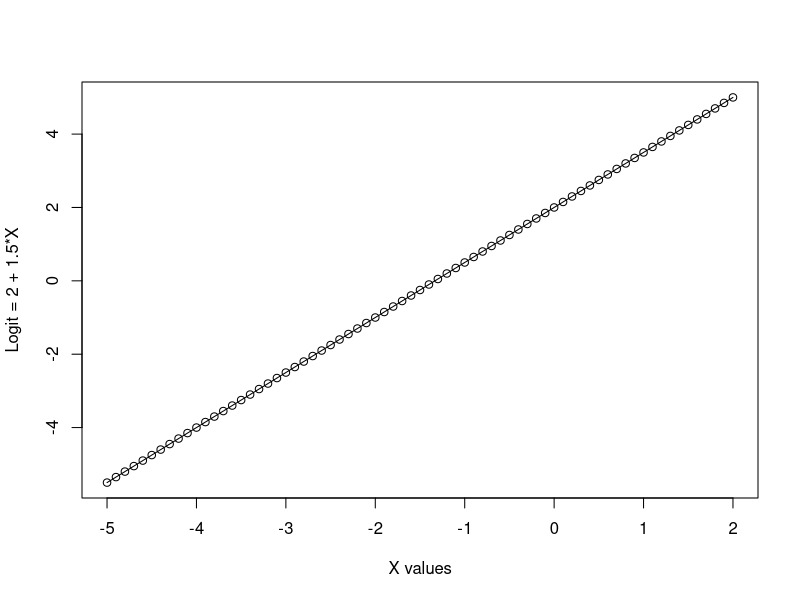
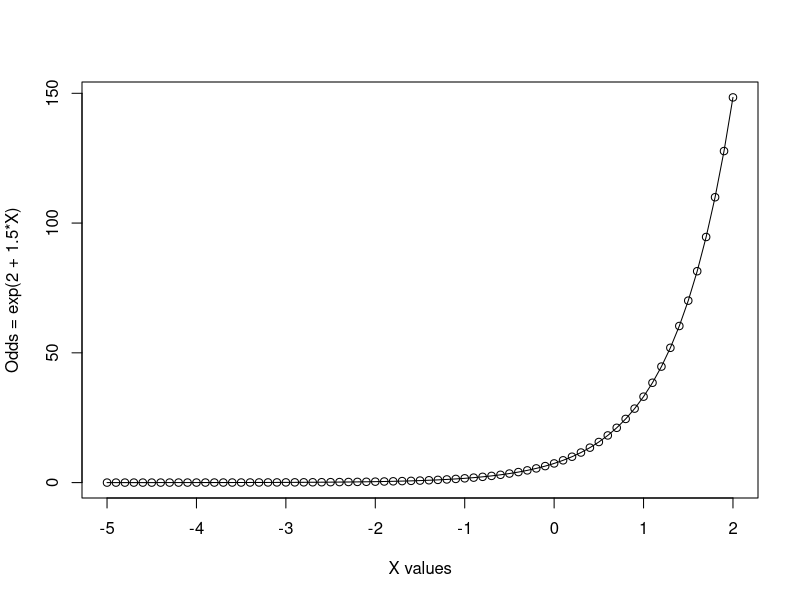
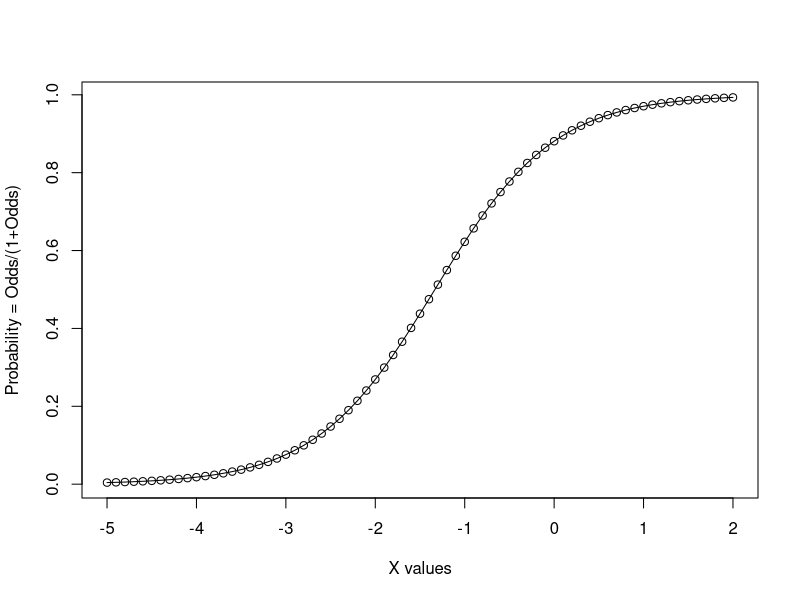
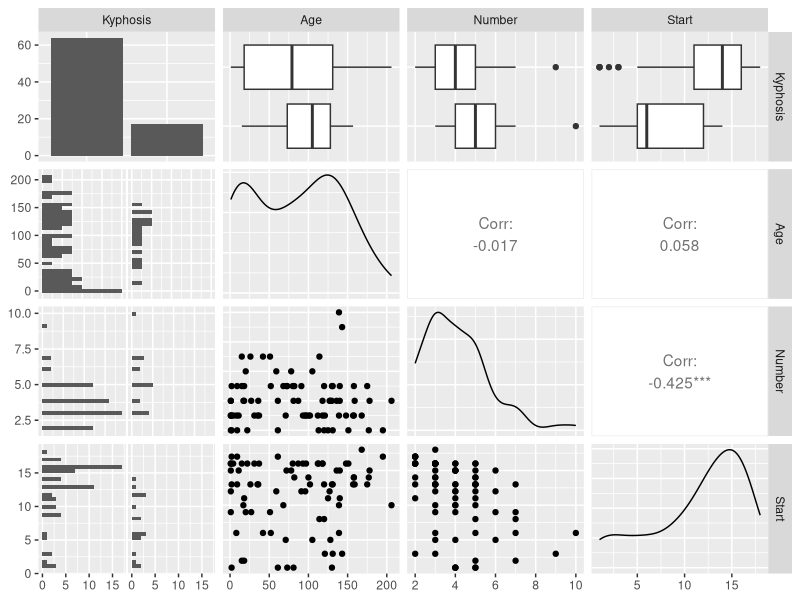
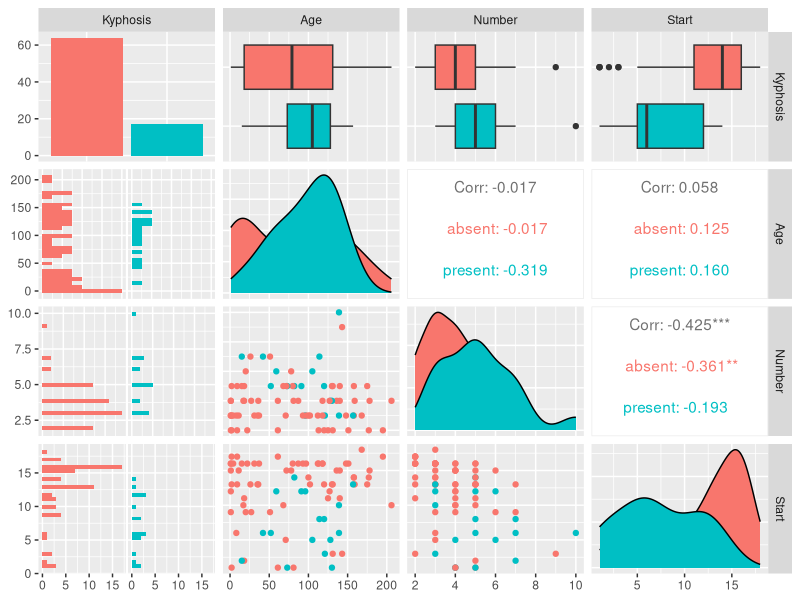
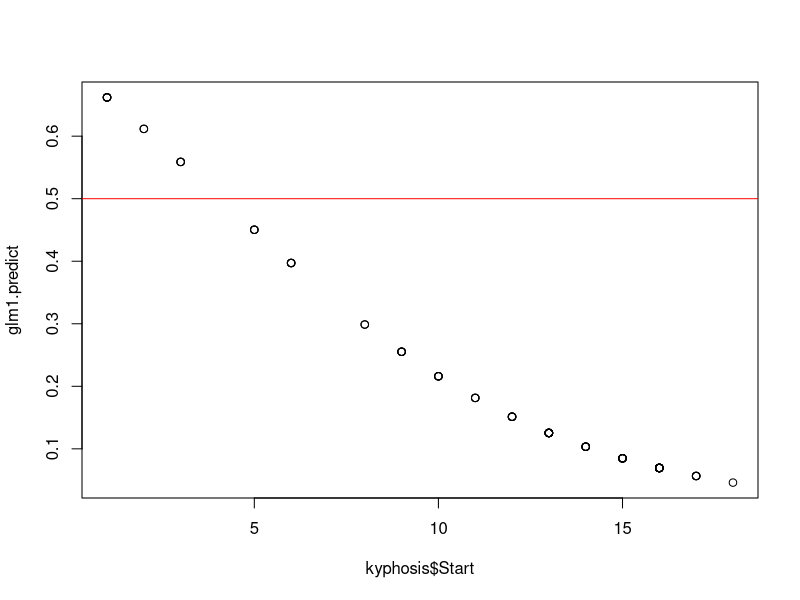
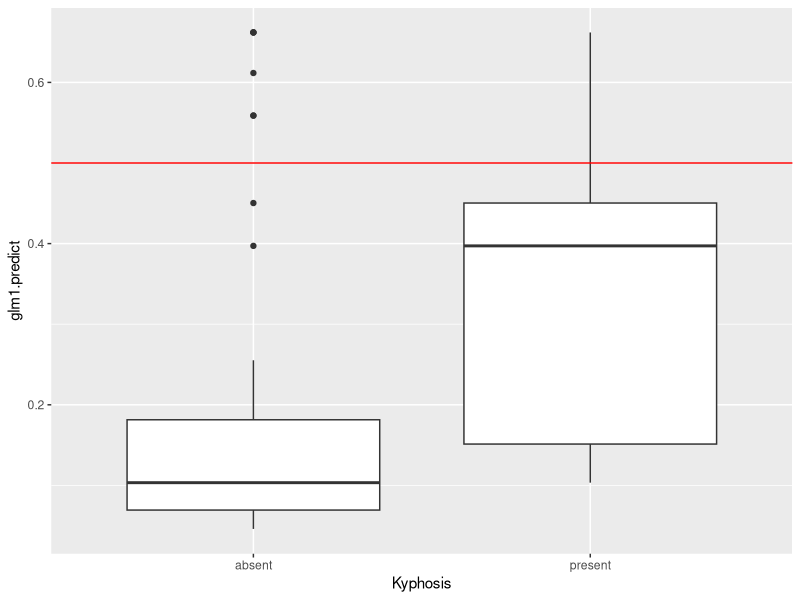
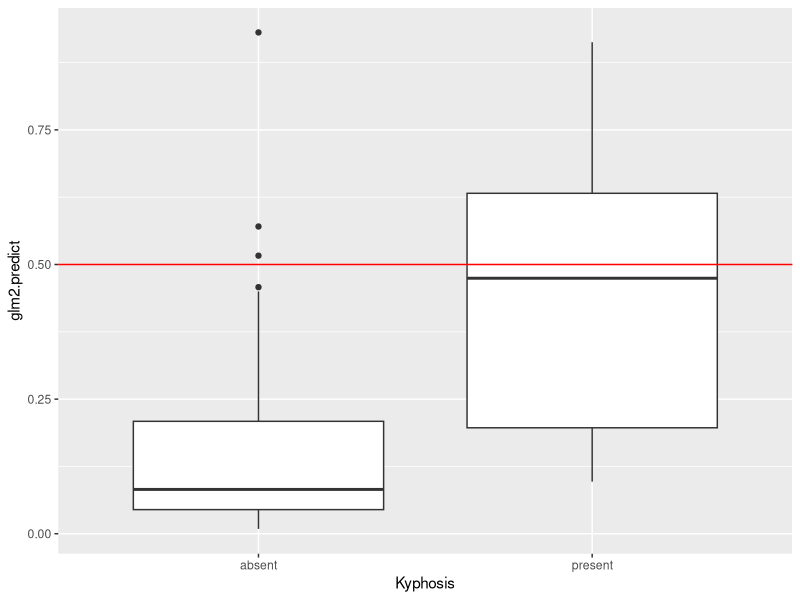

Reproduce these figures in R, in order.
## ---- chunk 1
# set echo = TRUE to see code
knitr::opts_chunk$set(echo = TRUE)

# set these to false to hide
# warnings, messages and errors
# to clean up output in report
knitr::opts_chunk$set(warning = FALSE)
knitr::opts_chunk$set(message = FALSE)
knitr::opts_chunk$set(error = FALSE)
## ---- chunk 2
x <- seq(from=-5, to=2, by=0.1)
y.logit <- 2 + 1.5*x
y.odds <- exp(y.logit)
y.prob <- y.odds/(1+y.odds)
x.df <- data.frame(x,y.logit,y.odds,y.prob)
## ---- chunk 3
knitr::kable(x.df[30:50,],
             col.names = c("X",
                           "Logit = 2+1.5x",
                           "Odds = P/1-P",
                           "Probability P"))
## ---- chunk 4
plot(x,y.logit,
     xlab = "X values",
     ylab = "Logit = 2 + 1.5*X")
lines(x,y.logit)
## ---- chunk 5
plot(x,y.odds,
     xlab = "X values",
     ylab = "Odds = exp(2 + 1.5*X)")
lines(x,y.odds)
## ---- chunk 6
plot(x,y.prob,
     xlab = "X values",
     ylab = "Probability = Odds/(1+Odds)")
lines(x,y.prob)
## ---- chunk 7
# The Kyphosis dataset from the rpart package
library(rpart)
summary(kyphosis)
## ---- chunk 8
str(kyphosis)
## ---- chunk 9
table(kyphosis$Kyphosis)
## ---- chunk 10
library(GGally)
ggpairs(kyphosis)
## ---- chunk 11
ggpairs(kyphosis, aes(color = Kyphosis))
## ---- chunk 12
glm1 <- glm(Kyphosis ~ Start, 
            data = kyphosis, 
            family = binomial)
## ---- chunk 13
summary(glm1)
coef(glm1)
## ---- chunk 14
# you have to take the exp() to get odds ratios
exp(coef(glm1))
## ---- chunk 15
glm1.predict <- predict(glm1, newdata=kyphosis,
                        type="response")
## ---- chunk 16
plot(kyphosis$Start, glm1.predict)
abline(0.5, 0, col = "red")
## ---- chunk 17
kyphosis.predict1 <- cbind(kyphosis, glm1.predict)
library(ggplot2)
ggplot(kyphosis.predict1, aes(Kyphosis, glm1.predict)) +
  geom_boxplot() +
  geom_hline(yintercept = 0.5, color = "red")
## ---- chunk 18
#confusion matrix using cutpoint of 0.5
table(kyphosis$Kyphosis, glm1.predict > 0.5)

#confusion matrix using cutpoint of 0.2
table(kyphosis$Kyphosis, glm1.predict > 0.2)
## ---- chunk 19
# Logistic regression on Kyphosis
glm2 <- glm(Kyphosis ~ Age + Number + Start, 
            data = kyphosis, 
            family = binomial)

summary(glm2)
coef(glm2)
exp(coef(glm2))

# look at model predictions
glm2.predict <- predict(glm2, newdata=kyphosis,
                        type="response")

# plot(kyphosis$Start, glm1.predict)
kyphosis.predict2 <- cbind(kyphosis, glm2.predict)
ggplot(kyphosis.predict2, aes(Kyphosis, glm2.predict)) +
  geom_boxplot() +
  geom_hline(yintercept = 0.5, color = "red")

#confusion matrix using cutpoint of 0.5
table(kyphosis$Kyphosis, glm2.predict > 0.5)

#confusion matrix using cutpoint of 0.25
table(kyphosis$Kyphosis, glm2.predict > 0.25)
## ---- chunk 20
library(ROCR)
p <- predict(glm2, newdata=kyphosis, 
             type="response")
pr <- prediction(p, as.numeric(kyphosis$Kyphosis))
prf <- performance(pr, measure = "tpr", x.measure = "fpr")
plot(prf)
abline(0, 1, col = "red")
## ---- chunk 21
auc <- performance(pr, measure = "auc")
auc <- auc@y.values[[1]]
auc
